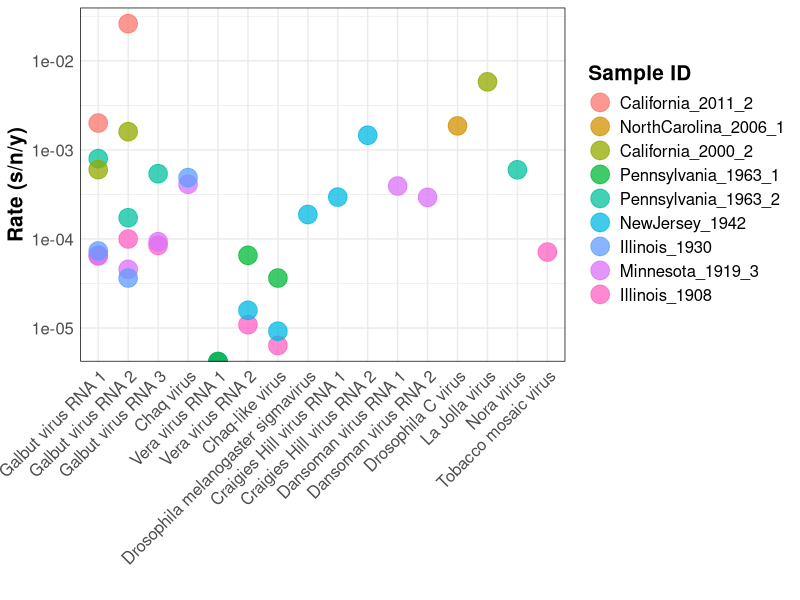
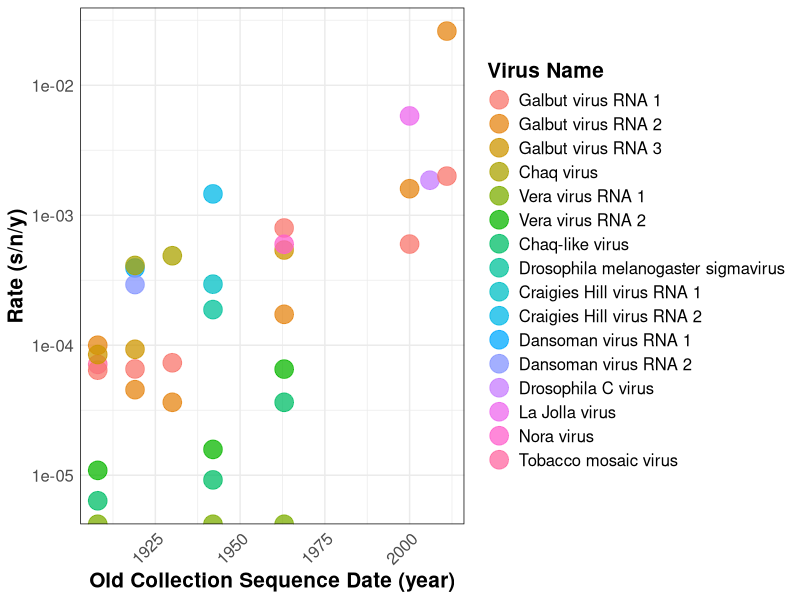
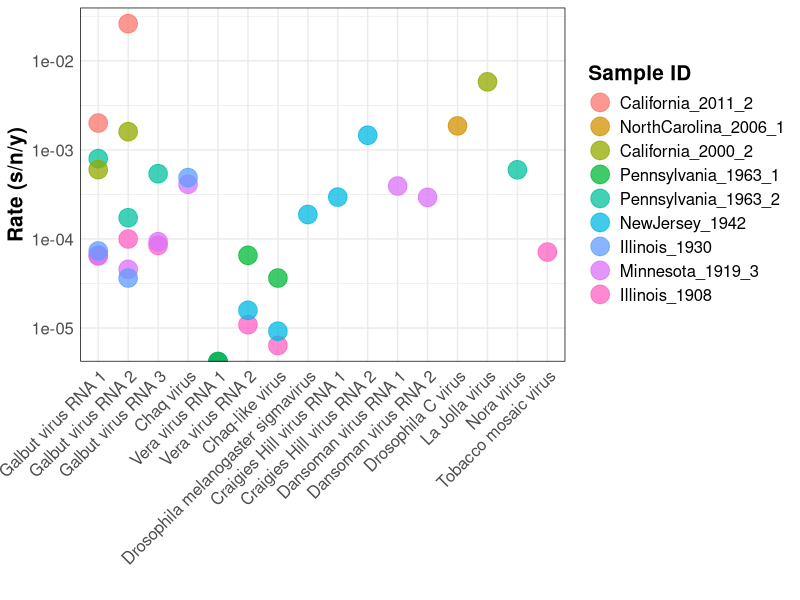
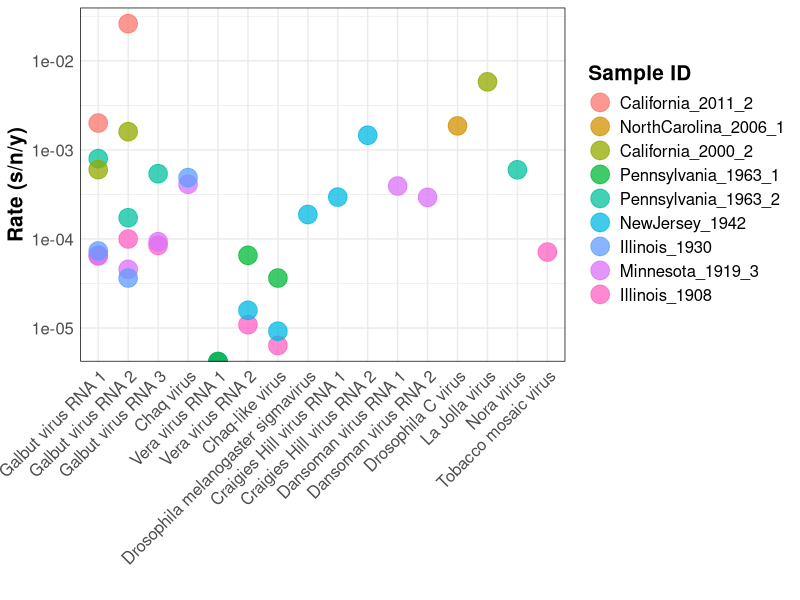
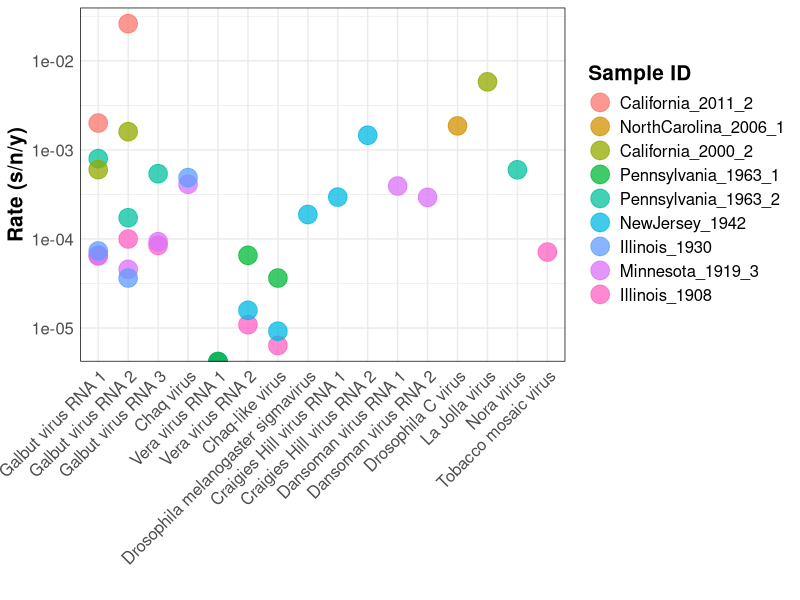
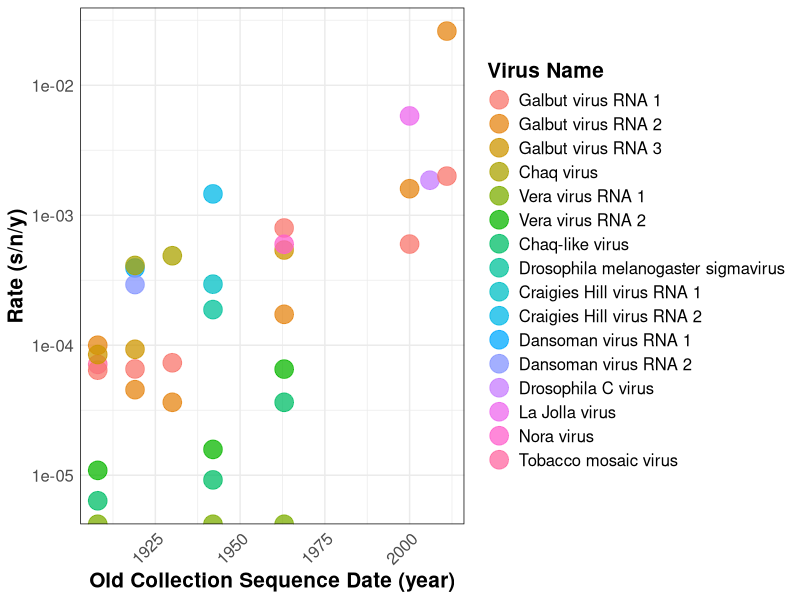
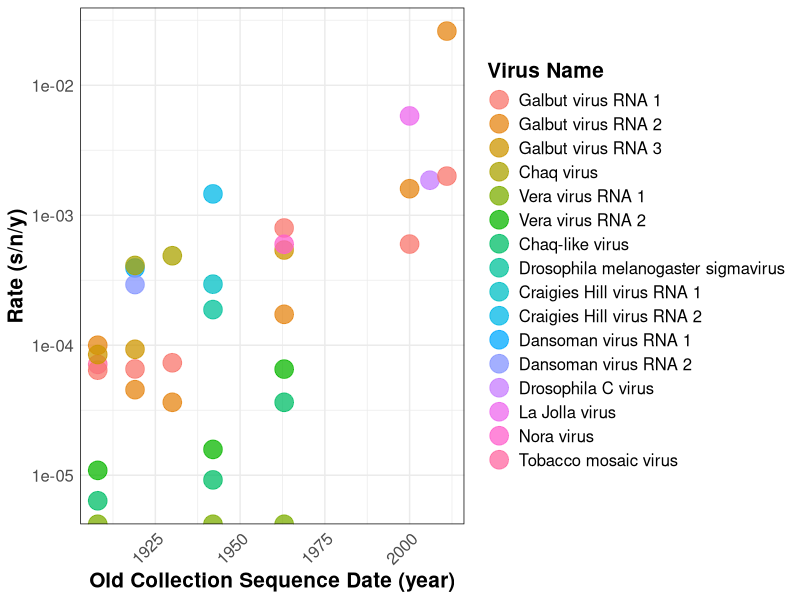
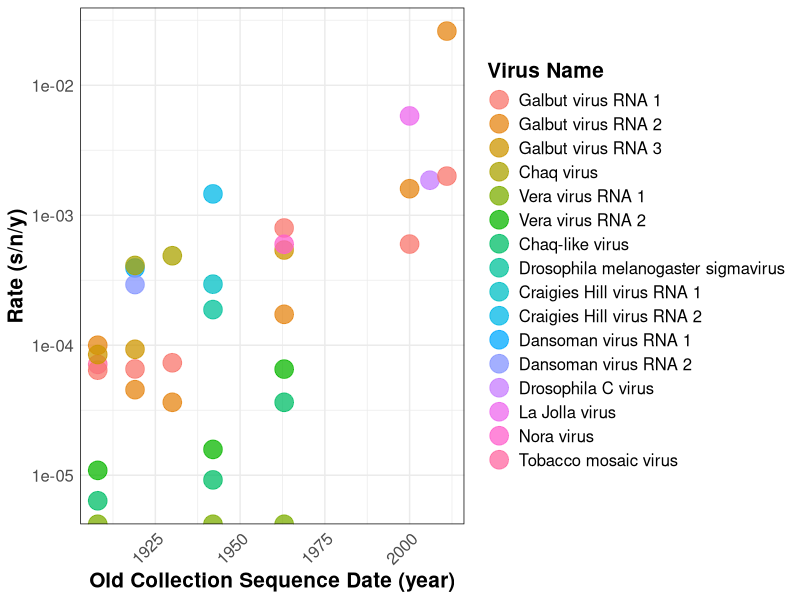

Generate these figures, in order, with R:
library(tidyverse)
library(viridis)
library(svglite)

rates <- read_csv("metadata/rates_data.csv")

rates2 <- rates %>% 
  mutate(virus = factor(virus, levels = c("Galbut virus RNA 1", "Galbut virus RNA 2", 
                                          "Galbut virus RNA 3", "Chaq virus", 
                                          "Vera virus RNA 1", "Vera virus RNA 2", 
                                          "Chaq-like virus", 
                                          "Drosophila melanogaster sigmavirus", 
                                          "Craigies Hill virus RNA 1", 
                                          "Craigies Hill virus RNA 2", 
                                          "Dansoman virus RNA 1", "Dansoman virus RNA 2", 
                                          "Drosophila C virus", "La Jolla virus",
                                          "Nora virus", "Tobacco mosaic virus"))) %>% 
  mutate(sample_id = factor(sample_id, levels = c("California_2011_2", 
                                                  "NorthCarolina_2006_1", 
                                                  "California_2000_2", 
                                                  "Pennsylvania_1963_1", 
                                                  "Pennsylvania_1963_2", 
                                                  "NewJersey_1942", "Illinois_1930", 
                                                  "Minnesota_1919_3", "Illinois_1908")))

rate_plot <- ggplot(filter(rates2, percent_nucleotide_similarity >= 90), aes(x = virus, y = rate)) +
#  scale_color_viridis() +
  geom_point(aes(color = sample_id), size = 6, alpha = 0.75) +
  scale_y_log10() +
  theme_minimal(base_size = 11) +
  theme(panel.border = element_rect(linetype = "solid", fill = NA),
        strip.background = element_rect(colour = "black", fill = "white"),
        axis.title = element_text(face = "bold"),
        legend.title = element_text(face = "bold"),
        strip.text = element_text(face = "bold"),
        #        axis.text = element_text(face = "bold"),
        text = element_text(size = 15),
        axis.text.x = element_text(angle = 45, hjust = 1, vjust = 1)) +
  labs(x = "", y = "Rate (s/n/y)", color = "Sample ID")

rate_plot
ggsave("plots/rates.pdf", units = "in", width = 10, height = 8)
ggsave("plots/rates.svg", units = "in", width = 10, height = 8)
ggsave("plots/rates.jpg", units = "in", width = 10, height = 8)

# rate as a function of time
rate_v_time <- ggplot(filter(rates2, percent_nucleotide_similarity >= 90), aes(x = year, y = rate)) +
  geom_point(aes(color = virus), size = 6, alpha = 0.75) +
  scale_y_log10() +
  theme_minimal(base_size = 11) +
  theme(panel.border = element_rect(linetype = "solid", fill = NA),
        strip.background = element_rect(colour = "black", fill = "white"),
        axis.title = element_text(face = "bold"),
        legend.title = element_text(face = "bold"),
        strip.text = element_text(face = "bold"),
        #        axis.text = element_text(face = "bold"),
        text = element_text(size = 15),
        axis.text.x = element_text(angle = 45, hjust = 1, vjust = 1)) +
  labs(x = "Old Collection Sequence Date (year)", y = "Rate (s/n/y)", color = "Virus Name")

rate_v_time
ggsave("plots/rate_v_time.pdf", units = "in", width = 10, height = 8)
ggsave("plots/rate_v_time.svg", units = "in", width = 10, height = 8)
ggsave("plots/rate_v_time.jpg", units = "in", width = 10, height = 8)
